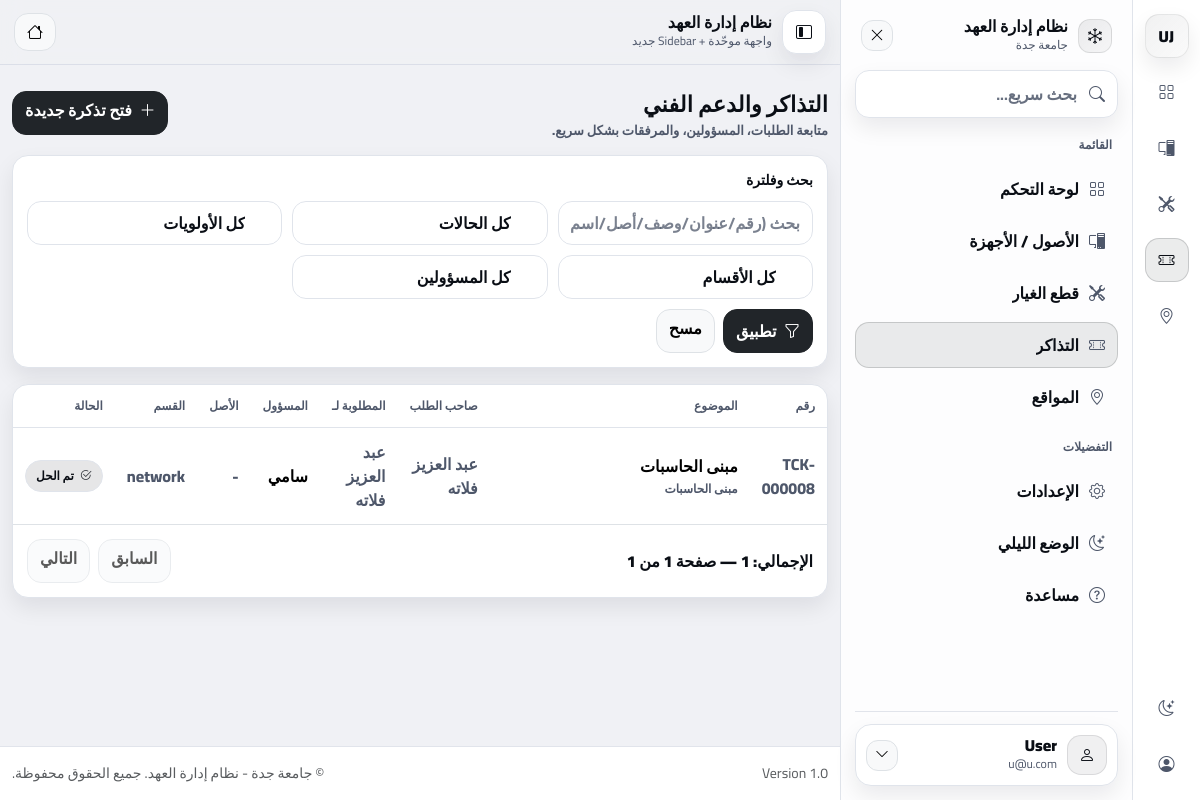
Screenshot of /index.php?page=tickets/index (signed in) with the database file from the repository.
### tables this page shows
CREATE TABLE `tickets` (
  `id` int(11) NOT NULL,
  `ticket_no` varchar(20) DEFAULT NULL,
  `created_by` int(11) NOT NULL,
  `asset_id` int(11) DEFAULT NULL,
  `location_id` int(10) UNSIGNED DEFAULT NULL,
  `subject` varchar(255) NOT NULL,
  `description` text NOT NULL,
  `status` varchar(50) DEFAULT 'Open',
  `priority` varchar(50) DEFAULT 'Medium',
  `category_id` int(10) UNSIGNED DEFAULT NULL,
  `contact_info` varchar(255) DEFAULT NULL,
  `assigned_to` int(11) DEFAULT NULL,
  `created_at` datetime DEFAULT current_timestamp(),
  `updated_at` datetime NOT NULL DEFAULT current_timestamp() ON UPDATE current_timestamp(),
  `closed_at` datetime DEFAULT NULL,
  `team` varchar(50) NOT NULL DEFAULT 'field_it',
  `requested_for_user_id` int(11) DEFAULT NULL
);

CREATE TABLE `users` (
  `id` int(11) NOT NULL,
  `username` varchar(50) NOT NULL,
  `email` varchar(100) NOT NULL,
  `password` varchar(255) NOT NULL,
  `role` enum('super_admin','manager','user') NOT NULL DEFAULT 'user',
  `created_at` datetime DEFAULT current_timestamp(),
  `job_title` varchar(100) DEFAULT NULL,
  `department` varchar(100) DEFAULT NULL,
  `phone` varchar(20) DEFAULT NULL,
  `avatar` varchar(255) DEFAULT 'default_avatar.png',
  `lang` varchar(5) DEFAULT 'ar',
  `dark_mode` tinyint(1) DEFAULT 0,
  `name` varchar(100) DEFAULT 'User',
  `manager_id` int(11) DEFAULT NULL,
  `is_active` tinyint(1) NOT NULL DEFAULT 1
);

### app/controllers/TicketsController.php (called while the page is built, shortened)
<?php
class TicketsController extends Controller {
    private $ticketModel;
    public function __construct() {
        $this->ticketModel = $this->model('Ticket');
    }
    private function getUsersForForm(): array {
        return [];
    }
   public function index()
{
    $filters = [
        'q'          => trim($_GET['q'] ?? ''),
        'status'     => trim($_GET['status'] ?? ''),
        'priority'   => trim($_GET['priority'] ?? ''),
        'team'       => trim($_GET['team'] ?? ''),
        'assigned_to'=> (int)($_GET['assigned_to'] ?? 0),
    ];
    $teams = method_exists($this->ticketModel, 'getDistinctTeams')
        ? $this->ticketModel->getDistinctTeams()
        : [];
    $usersForFilter = $this->getUsersForForm();
    $page    = max(1, (int)($_GET['p'] ?? 1));
    $perPage = 15;
    $offset  = ($page - 1) * $perPage;
    if (function_exists('isSuperAdmin') && isSuperAdmin()) {
        $total = method_exists($this->ticketModel, 'countSearchAll')
            ? $this->ticketModel->countSearchAll($filters)
            : 0;
        $tickets = method_exists($this->ticketModel, 'searchAllPaged')
            ? $this->ticketModel->searchAllPaged($filters, $perPage, $offset)
            : (method_exists($this->ticketModel, 'searchAll') ? $this->ticketModel->searchAll($filters) : $this->ticketModel->getAll());
    } else {
        $total = method_exists($this->ticketModel, 'countSearchByUserId')
            ? $this->ticketModel->countSearchByUserId((int)$_SESSION['user_id'], $filters)
            : 0;
        $tickets = method_exists($this->ticketModel, 'searchByUserIdPaged')
            ? $this->ticketModel->searchByUserIdPaged((int)$_SESSION['user_id'], $filters, $perPage, $offset)
            : (method_exists($this->ticketModel, 'searchByUserId') ? $this->ticketModel->searchByUserId((int)$_SESSION['user_id'], $filters) : $this->ticketModel->getTicketsByUserId((int)$_SESSION['user_id']));
    }
    $pages = (int)ceil($total / $perPage);
    $this->view('tickets/index', [
        'tickets' => $tickets,
        'filters' => $filters,
        'teams'   => $teams,
        'users'   => $usersForFilter,
        'pagination' => [
            'page' => $page,
            'perPage' => $perPage,
            'total' => $total,
            'pages' => $pages,
        ],
    ]);
}
}

### app/libraries/Database.php (called while the page is built, shortened)
<?php
class Database {
    private $host = 'localhost';
    private $user = 'root';
    private $pass = '';
    private $dbname = 'it_inventory';
    private $dbh;
    private $stmt;
    public function __construct() {
        $dsn = 'mysql:host=' . $this->host . ';dbname=' . $this->dbname;
        $options = array(
            PDO::ATTR_PERSISTENT => true,
            PDO::ATTR_ERRMODE => PDO::ERRMODE_EXCEPTION
        );
        try {
            $this->dbh = new PDO($dsn, $this->user, $this->pass, $options);
        } catch(PDOException $e) {
            $this->error = $e->getMessage();
            echo $this->error;
        }
    }
    public function query($sql) {
        $this->stmt = $this->dbh->prepare($sql);
    }
    public function bind($param, $value, $type = null) {
        if (is_null($type)) {
            switch (true) {
                case is_int($value):
                    $type = PDO::PARAM_INT;
                    break;
            }
        }
        $this->stmt->bindValue($param, $value, $type);
    }
    public function execute() {
        return $this->stmt->execute();
    }
    public function resultSet() {
        $this->execute();
        return $this->stmt->fetchAll(PDO::FETCH_OBJ);
    }
}

### app/models/Ticket.php (called while the page is built, shortened)
<?php
class Ticket
{
    private $db;
    public function __construct()
    {
        $this->db = new Database;
    }
    private function baseSelectSql(): string
{
  return "
    SELECT
      t.*,
      u.name AS user_name,
      u.email AS user_email,
      rf.name AS requested_for_name,
      au.name AS assigned_to_name,
      a.asset_tag,
      a.brand,
      a.model,
      /* عدّادات السجل/المرفقات */
      (SELECT COUNT(*) FROM ticket_updates tu WHERE tu.ticket_id = t.id) AS updates_count,
      (SELECT COUNT(*) FROM ticket_attachments ta WHERE ta.ticket_id = t.id) AS attachments_count
    FROM tickets t
    JOIN users u ON t.created_by = u.id
    LEFT JOIN users rf ON t.requested_for_user_id = rf.id
    LEFT JOIN users au ON t.assigned_to = au.id
    LEFT JOIN assets a ON t.asset_id = a.id
  ";
}
    private function baseFromSql(): string
    {
        return "
            FROM tickets t
            JOIN users u ON t.created_by = u.id
            LEFT JOIN users rf ON t.requested_for_user_id = rf.id
            LEFT JOIN users au ON t.assigned_to = au.id
            LEFT JOIN assets a ON t.asset_id = a.id
        ";
    }
    private function applyFiltersToSql(string $baseSql, array $filters, array &$binds): string
    {
        return $baseSql;
    }
    public function getTicketsByUserId($user_id)
    {
        $sql = $this->baseSelectSql() . "
            WHERE t.created_by = :uid
               OR t.requested_for_user_id = :uid
               OR t.assigned_to = :uid
            ORDER BY t.created_at DESC
        ";
        $this->db->query($sql);
        $this->db->bind(':uid', (int)$user_id);
        return $this->db->resultSet();
    }
    public function getDistinctTeams(): array
    {
        $this->db->query("SELECT DISTINCT team FROM tickets WHERE team IS NOT NULL AND team <> '' ORDER BY team ASC");
        $rows = $this->db->resultSet();
        $teams = [];
        foreach ($rows as $r) $teams[] = $r->team;
        return $teams;
    }
    public function countSearchByUserId(int $userId, array $filters = []): int
    {
        $binds = [':uid' => $userId];
        $sql = "SELECT COUNT(DISTINCT t.id) AS cnt " . $this->baseFromSql() . "
            WHERE t.created_by = :uid
               OR t.requested_for_user_id = :uid
               OR t.assigned_to = :uid
        ";
        $sql = $this->applyFiltersToSql($sql, $filters, $binds);
        $this->db->query($sql);
        foreach ($binds as $k => $v) $this->db->bind($k, $v);
        $row = $this->db->single();
        return (int)($row->cnt ?? 0);
    }
}

### app/views/tickets/index.php (the view, shortened to what this page needs)
<?php
if (defined('APPROOT')) {
  require APPROOT . '/views/layouts/header.php';
} else {
  require __DIR__ . '/../layouts/header.php';
}
if (!function_exists('h')) {
  function h($v): string { return htmlspecialchars((string)$v, ENT_QUOTES, 'UTF-8'); }
}
function urlroot_prefix(): string {
  return defined('URLROOT') ? rtrim(URLROOT, '/') : '';
}
function buildTicketsUrl(array $overrides = []): string {
  $base = $_GET ?? [];
  $base['page'] = 'tickets/index';
  foreach ($overrides as $k => $v) $base[$k] = $v;
  foreach ($base as $k => $v) {
    if ($v === '' || $v === null) unset($base[$k]);
  }
  $prefix = urlroot_prefix();
  return ($prefix !== '' ? $prefix . '/index.php?' : 'index.php?') . http_build_query($base);
}
function statusUi(string $st): array {
  $st = trim($st);
  if ($st === 'Resolved')    return ['pending', 'تم الحل',      'bi-check2-circle'];
  return ['open', ($st ?: '—'), 'bi-circle-fill'];
}
$tickets = $data['tickets'] ?? [];
$filters = $data['filters'] ?? [];
$q        = (string)($filters['q'] ?? ($_GET['q'] ?? ''));
$pagination = $data['pagination'] ?? ['page'=>1,'perPage'=>15,'total'=>0,'pages'=>1];
$page  = (int)($pagination['page'] ?? 1);  if ($page < 1) $page = 1;
$pages = (int)($pagination['pages'] ?? 1); if ($pages < 1) $pages = 1;
$total = (int)($pagination['total'] ?? 0);
$prefix = urlroot_prefix();
$addUrl = ($prefix !== '' ? $prefix . '/index.php?page=tickets/add' : 'index.php?page=tickets/add');
?>
<div class="page-wrap">
  <div class="page-head">
    <div>
      <h1 class="page-title">التذاكر والدعم الفني</h1>
      <div class="page-sub">متابعة الطلبات، المسؤولين، والمرفقات بشكل سريع.</div>
    </div>
    <div class="page-actions">
      <a class="btn btn-dark btn-soft" href="<?= h($addUrl) ?>">
        <i class="bi bi-plus-lg ms-1"></i> فتح تذكرة جديدة
      </a>
    </div>
  </div>
  <div class="cardx mb-3">
    <div class="cardx-body">
      <div class="cardx-title">بحث وفلترة</div>
      <form method="get" class="filters">
        <input class="form-control input-soft" name="q" value="<?= h($q) ?>"
               placeholder="بحث (رقم/عنوان/وصف/أصل/اسم)">
        <select class="form-select select-soft" name="status">
          <option value="">كل الحالات</option>
        </select>
        <select class="form-select select-soft" name="priority">
          <option value="">كل الأولويات</option>
        </select>
        <select class="form-select select-soft" name="team">
          <option value="">كل الأقسام</option>
        </select>
        <select class="form-select select-soft" name="assigned_to">
          <option value="">كل المسؤولين</option>
        </select>
        <div class="d-flex gap-2" style="grid-column: 1 / -1; justify-content:flex-start;">
          <button class="btn btn-dark btn-soft" type="submit">
            <i class="bi bi-funnel ms-1"></i> تطبيق
          </button>
          <a class="btn btn-light border btn-soft" href="<?= h(buildTicketsUrl(['q'=>'','status'=>'','priority'=>'','team'=>'','assigned_to'=>'','p'=>1])) ?>">
            مسح
          </a>
        </div>
      </form>
    </div>
  </div>
  <div class="cardx">
    <div class="cardx-body p-0">
      <div class="table-responsive">
        <table class="table tablex mb-0">
          <thead>
            <tr>
              <th>رقم</th>
              <th>الموضوع</th>
              <th>صاحب الطلب</th>
              <th>المطلوبة لـ</th>
              <th>المسؤول</th>
              <th>الأصل</th>
              <th>القسم</th>
              <th>الحالة</th>
            </tr>
          </thead>
          <tbody>
            <?php if (empty($tickets)): ?>
              <tr>
                <td colspan="13" class="text-center td-muted py-4">لا توجد تذاكر حالياً.</td>
              </tr>
            <?php else: ?>
              <?php foreach ($tickets as $ticket): ?>
                <?php
                  $id = (int)($ticket->id ?? 0);
                  $ticketNo = (string)($ticket->ticket_number ?? ($ticket->ticket_no ?? ('TCK-' . str_pad((string)$id, 6, '0', STR_PAD_LEFT))));
                  $subject  = (string)($ticket->subject ?? '');
                  $desc     = (string)($ticket->description ?? '');
                  $requester = (string)($ticket->user_name ?? $ticket->requester_name ?? '-');
                  $forName   = (string)($ticket->requested_for_name ?? '-');
                  $assigned  = (string)($ticket->assigned_to_name ?? 'غير مسند');
                  $dept     = (string)($ticket->department ?? ($ticket->team ?? '-'));
                  $assetTag = (string)($ticket->asset_tag ?? '-');
                  [$stCls, $stLbl, $stIcon] = statusUi((string)($ticket->status ?? ''));
                  $short = $desc;
                  if (function_exists('mb_substr')) {
                    $short = mb_substr($desc, 0, 90);
                  } else {
                    $short = substr($desc, 0, 90);
                    if (strlen($desc) > 90) $short .= '…';
                  }
                ?>
                <tr>
                  <td class="td-muted"><?= h($ticketNo) ?></td>
                  <td style="min-width:260px;">
                    <div style="font-weight:900;"><?= h($subject !== '' ? $subject : '—') ?></div>
                    <?php if (trim($desc) !== ''): ?>
                      <div class="td-muted" style="font-size:12px; margin-top:2px;">
                        <?= h($short) ?>
                      </div>
                    <?php endif; ?>
                  </td>
                  <td class="td-muted"><?= h($requester) ?></td>
                  <td class="td-muted"><?= h($forName) ?></td>
                  <td><?= h($assigned) ?></td>
                  <td class="td-muted"><?= h($assetTag) ?></td>
                  <td class="td-muted"><?= h($dept) ?></td>
                  <td>
                    <span class="badgex <?= h($stCls) ?>">
                      <i class="bi <?= h($stIcon) ?>"></i> <?= h($stLbl) ?>
                    </span>
                  </td>
                </tr>
              <?php endforeach; ?>
            <?php endif; ?>
          </tbody>
        </table>
      </div>
    </div>
    <div class="cardx-body d-flex align-items-center justify-content-between flex-wrap gap-2">
      <div class="td-muted" style="font-weight:900;">
        الإجمالي: <?= (int)$total ?> — صفحة <?= (int)$page ?> من <?= (int)$pages ?>
      </div>
      <div class="d-flex gap-2">
        <?php $prev = max(1, $page - 1); ?>
        <?php $next = min($pages, $page + 1); ?>
        <a class="btn btn-light border btn-soft <?= $page <= 1 ? 'disabled' : '' ?>"
           href="<?= h(buildTicketsUrl(['p' => $prev])) ?>">
          السابق
        </a>
        <a class="btn btn-light border btn-soft <?= $page >= $pages ? 'disabled' : '' ?>"
           href="<?= h(buildTicketsUrl(['p' => $next])) ?>">
          التالي
        </a>
      </div>
    </div>
  </div>
</div>
<?php
if (defined('APPROOT')) {
  require APPROOT . '/views/layouts/footer.php';
} else {
  require __DIR__ . '/../layouts/footer.php';
}

### rows the page displays
tickets: ticket_no "TCK-000008", subject "مبنى الحاسبات", description "مبنى الحاسبات", created_by.name "عبد العزيز فلاته", assigned_to.name "سامي", assetTag "-", team "network", stLbl "تم الحل"

### other values shown
SITENAME "نظام إدارة العهد"
$userName "User"
$userEmail "u@u.com"
$page "1"
$pages "1"
